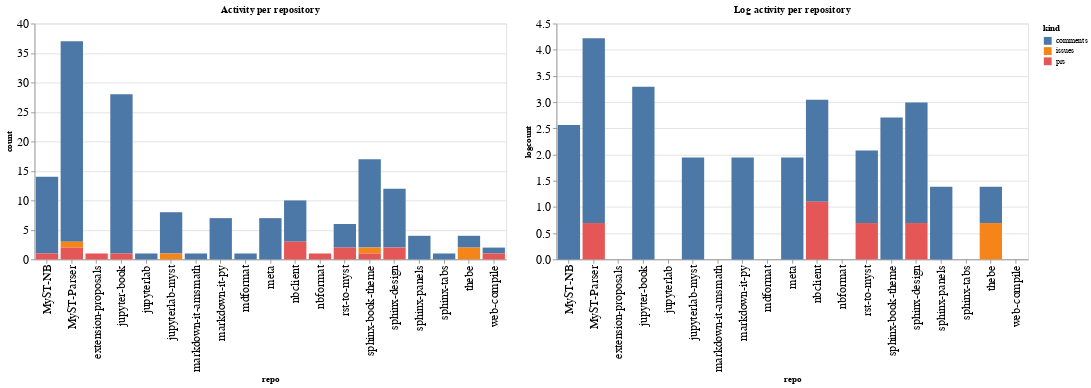

Write notebook code for a chart like this one.
### Code cell
ch1 = alt.Chart(repo_summaries, width=600, title="Activity per repository").mark_bar().encode(
    x='repo',
    y='count',
    color='kind',
    tooltip="kind"
)

ch2 = alt.Chart(repo_summaries, width=600, title="Log activity per repository").mark_bar().encode(
    x='repo',
    y='logcount',
    color='kind',
    tooltip="kind"
)

ch1 | ch2

### Figure 1 — Vega-Lite specification as saved in the notebook (floating-point values rounded to 4 significant figures)
{"config": {"axisLeft": {"labelFontSize": 15}, "axisBottom": {"labelFontSize": 15}}, "hconcat": [{"mark": "bar", "encoding": {"color": {"type": "nominal", "field": "kind"}, "tooltip": {"type": "nominal", "field": "kind"}, "x": {"type": "nominal", "field": "repo"}, "y": {"type": "quantitative", "field": "count"}}, "title": "Activity per repository", "width": 600}, {"mark": "bar", "encoding": {"color": {"type": "nominal", "field": "kind"}, "tooltip": {"type": "nominal", "field": "kind"}, "x": {"type": "nominal", "field": "repo"}, "y": {"type": "quantitative", "field": "logcount"}}, "title": "Log activity per repository", "width": 600}], "data": {"name": "data-f7f724b15ae9da2ed1c69bc7af20511c"}, "$schema": "https://vega.github.io/schema/vega-lite/v4.8.1.json", "datasets": {"data-f7f724b15ae9da2ed1c69bc7af20511c": [{"repo": "MyST-NB", "kind": "comments", "count": 13, "logcount": 2.565}, {"repo": "MyST-NB", "kind": "prs", "count": 1, "logcount": 0.0}, {"repo": "MyST-Parser", "kind": "comments", "count": 34, "logcount": 3.526}, {"repo": "MyST-Parser", "kind": "issues", "count": 1, "logcount": 0.0}, {"repo": "MyST-Parser", "kind": "prs", "count": 2, "logcount": 0.6931}, {"repo": "extension-proposals", "kind": "prs", "count": 1, "logcount": 0.0}, {"repo": "jupyter-book", "kind": "comments", "count": 27, "logcount": 3.296}, {"repo": "jupyter-book", "kind": "prs", "count": 1, "logcount": 0.0}, {"repo": "jupyterlab", "kind": "comments", "count": 1, "logcount": 0.0}, {"repo": "jupyterlab-myst", "kind": "comments", "count": 7, "logcount": 1.946}, {"repo": "jupyterlab-myst", "kind": "issues", "count": 1, "logcount": 0.0}, {"repo": "markdown-it-amsmath", "kind": "comments", "count": 1, "logcount": 0.0}, {"repo": "markdown-it-py", "kind": "comments", "count": 7, "logcount": 1.946}, {"repo": "mdformat", "kind": "comments", "count": 1, "logcount": 0.0}, {"repo": "meta", "kind": "comments", "count": 7, "logcount": 1.946}, {"repo": "nbclient", "kind": "comments", "count": 7, "logcount": 1.946}, {"repo": "nbclient", "kind": "prs", "count": 3, "logcount": 1.099}, {"repo": "nbformat", "kind": "prs", "count": 1, "logcount": 0.0}, {"repo": "rst-to-myst", "kind": "comments", "count": 4, "logcount": 1.386}, {"repo": "rst-to-myst", "kind": "prs", "count": 2, "logcount": 0.6931}, {"repo": "sphinx-book-theme", "kind": "comments", "count": 15, "logcount": 2.708}, {"repo": "sphinx-book-theme", "kind": "issues", "count": 1, "logcount": 0.0}, {"repo": "sphinx-book-theme", "kind": "prs", "count": 1, "logcount": 0.0}, {"repo": "sphinx-design", "kind": "comments", "count": 10, "logcount": 2.303}, {"repo": "sphinx-design", "kind": "prs", "count": 2, "logcount": 0.6931}, {"repo": "sphinx-panels", "kind": "comments", "count": 4, "logcount": 1.386}, {"repo": "sphinx-tabs", "kind": "comments", "count": 1, "logcount": 0.0}, {"repo": "thebe", "kind": "comments", "count": 2, "logcount": 0.6931}, {"repo": "thebe", "kind": "issues", "count": 2, "logcount": 0.6931}, {"repo": "web-compile", "kind": "comments", "count": 1, "logcount": 0.0}, {"repo": "web-compile", "kind": "prs", "count": 1, "logcount": 0.0}]}}
